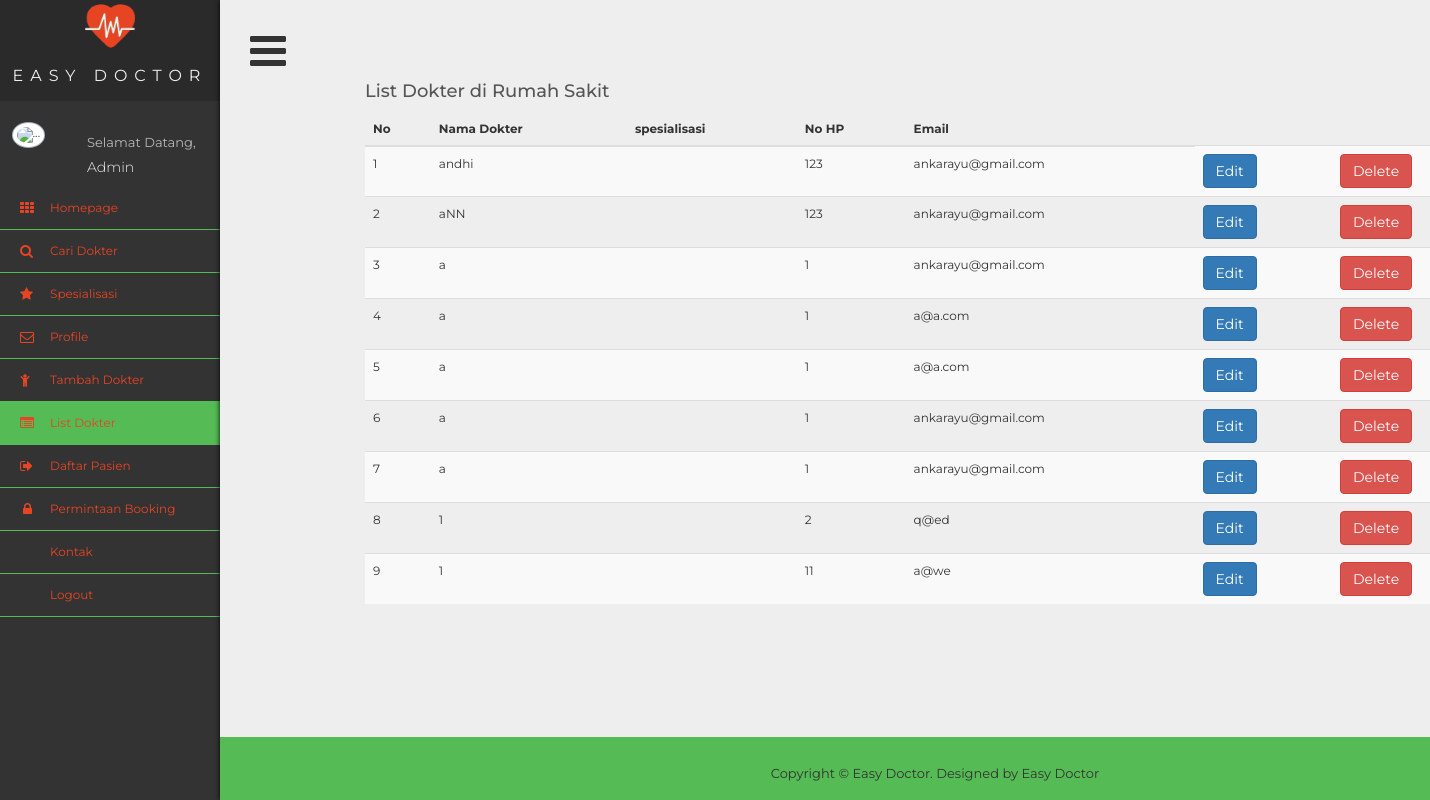
Before: /adminrs/doctor/listdoctor.php (signed in) with the older database file.
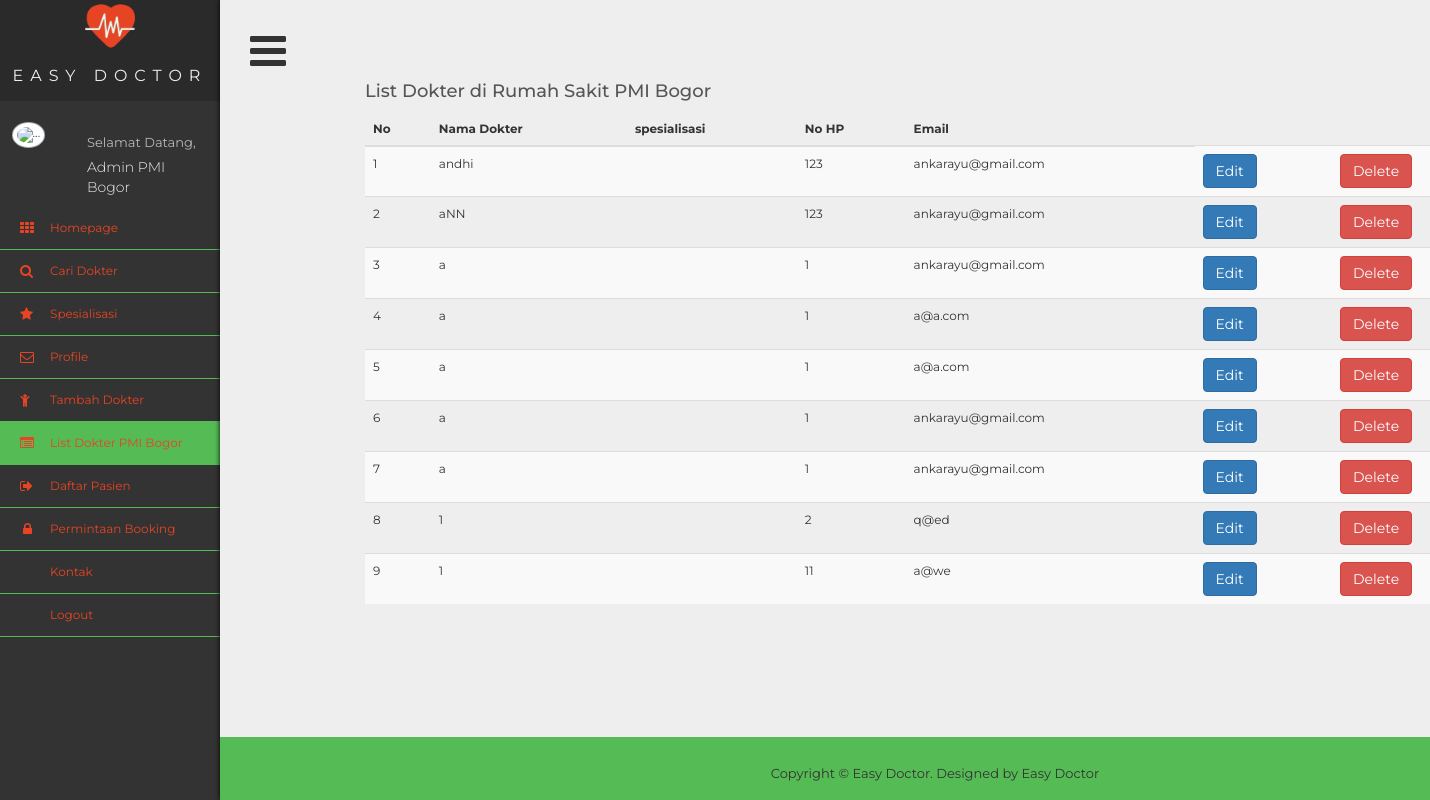
After: the same page with the newer database file.
### tables this page shows
CREATE TABLE `admin_rs` (
  `id_hospital` int(11) NOT NULL,
  `hospital_name` text NOT NULL,
  `email` varchar(45) NOT NULL,
  `phone_number` text NOT NULL,
  `street` varchar(24) NOT NULL,
  `city` text NOT NULL,
  `province` text NOT NULL,
  `username` varchar(20) NOT NULL,
  `password` varchar(45) NOT NULL,
  `photo_rs` varchar(100) NOT NULL
);

### adminrs/doctor/listdoctor.php (the view, shortened to what this page needs)
<!DOCTYPE html>
<?php
	include "../../connect.php";
	if (isset($_SESSION['id_hospital'])) {
		$id_hospital = $_SESSION['id_hospital'];
	$query = mysqli_query($connect, "SELECT * FROM doctor where id_hospital = '$id_hospital'");
	$query_rs = mysqli_query($connect, "SELECT * FROM admin_rs where id_hospital = '$id_hospital'");
	$result_rs = mysqli_fetch_array($query_rs);
	?>
<html >
<head>
<link rel="stylesheet" type="text/css"  href="../../css/bootstrap.css">
<link rel="stylesheet" type="text/css" href="../../fonts/font-awesome/css/font-awesome.css">
<link rel="stylesheet" type="text/css"  href="../../css/profile.css">
<link rel="stylesheet" href="../../css/style3.css">
<link rel="stylesheet" type="text/css"  href="../../css/animate.css">
<link rel="stylesheet" type="text/css"  href="../../css/animate.min.css">
<link rel="stylesheet" type="text/css" href="../../css/prettyPhoto.css">
</head>
</head>
<body>
  <div class='wrapper'>
  <div class='sidebar'>
    <div class='title'>
      <img src="../../ico/cardiogram.png" width="50" height="50" align="middle" ><br>
Easy Doctor
    </div>
		<?php include'../welcomeadmin.php' ?>
    <ul class='nav'>
			<li>
        <a href="../index.php">Homepage</a>
      </li>
            <li>
        <a>Cari Dokter</a>
      </li>
      <li class="dropdown">
        <a a href="#" class="dropdown-toggle" data-toggle="dropdown">Spesialisasi</a>
      </li>
      <li>
        <a href="../profile.php">Profile</a>
      </li>
	  <li>
        <a href="adddoctor.php">Tambah Dokter</a>
      </li>
      <li style="list-style-type:'\f08b'">
        <a href = "listdoctor.php" class="active">List Dokter <?php echo $result_rs['hospital_name']; ?></a>
      </li>
			<li style="list-style-type:'\f08b'">
	      <a href = "../daftar_pasien.php">Daftar Pasien</a>
	    </li>
      <li style="list-style-type:'\f08b'">
        <a href = "../ask_booking.php">Permintaan Booking</a>
      </li>
      <li>
        <a>Kontak</a>
      </li>
      <li style="list-style-type:'\f08b'">
        <a href = "../signout.php">Logout</a>
      </li>
    </ul>
  </div>
  <div class='content isOpen'>
    <a class='button'></a>
<div class="container">
	<div class="row">
        <div class="col-md-12">
        <h4>List Dokter di Rumah Sakit <?php echo $result_rs['hospital_name'];  ?></h4>
        <div class="table-responsive">
              <table id="mytable" class="table table-bordred table-striped">
                   <thead>
										 <th>No</th>
								 		<th>Nama Dokter</th>
										<th>spesialisasi</th>
										<th>No HP</th>
								 		<th>Email</th>
                   </thead>
    <tbody>
			<?php
				$count = 1;
				while($result = mysqli_fetch_array($query)){
							$id_s = $result['id_specialization'];
							$spes = mysqli_query($connect, "SELECT * FROM specialization where id_specialization = '$id_s'");
							$ids = mysqli_fetch_array($spes);
					echo
					'<tr>
						<td>'.$count++.'</td>
						<td>'.$result['name'].'</td>
						<td>'.$ids['specialization_name'].'</td>
						<td>'.$result['phone_number_doc'].'</td>
						<td>'.$result['email'].'</td>
						<td><a href="editdoctor.php?id='.$result['id_doctor'].'"><button type="button" class="btn btn-primary">Edit</button></td>
						<td><a href="deletedoctor.php?id='.$result['id_doctor'].'" button type="button" class="btn btn-danger">Delete</button></td>
					</tr>';
				}
			}
			?>
    </tbody>
</table>
            </div>
        </div>
	</div>
</div>
	<div id="footer">
  <div class="container">
    <p>Copyright &copy; Easy Doctor. Designed by <a href="#" rel="nofollow">Easy Doctor</a></p>
  </div>
</div>
</div>
  </div>
</body>
</body>
</html>

### adminrs/welcomeadmin.php
<div class="profile clearfix">
           <div class="profile_pic">
             <img src="../../images/img.jpg" alt="..." class="img-circle profile_img">
           </div>
           <div class="profile_info">
             <span>Selamat Datang,</span>
             <h2	>Admin <?php echo $result_rs['hospital_name']; ?></h2>
           </div>
         </div>

Changed rows visible on the page:
now on this page (row edited): admin_rs: hospital_name "PMI Bogor"
